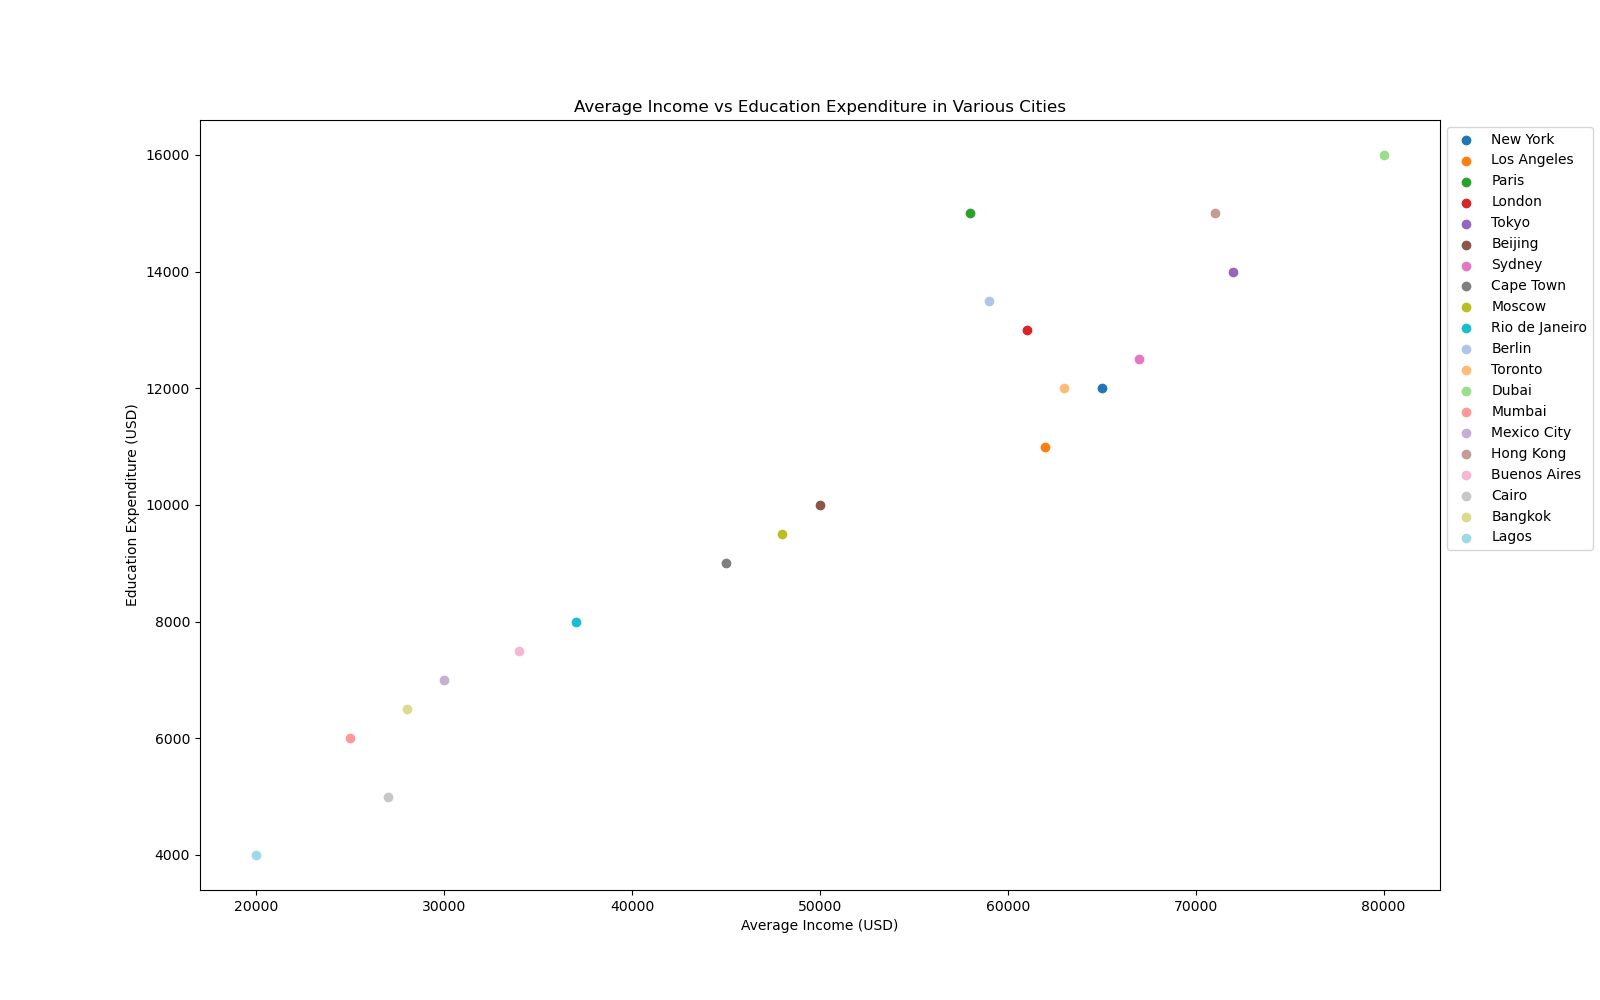

Recreate this plot in Python.

import matplotlib.pyplot as plt

city = ["New York", "Los Angeles", "Paris", "London", "Tokyo", "Beijing", "Sydney", "Cape Town", "Moscow", "Rio de Janeiro", "Berlin", "Toronto", "Dubai", "Mumbai", "Mexico City", "Hong Kong", "Buenos Aires", "Cairo", "Bangkok", "Lagos"]
average_income = [65000, 62000, 58000, 61000, 72000, 50000, 67000, 45000, 48000, 37000, 59000, 63000, 80000, 25000, 30000, 71000, 34000, 27000, 28000, 20000]
education_expenditure = [12000, 11000, 15000, 13000, 14000, 10000, 12500, 9000, 9500, 8000, 13500, 12000, 16000, 6000, 7000, 15000, 7500, 5000, 6500, 4000]
colors = ['#1F77B4', '#FF7F0E', '#2CA02C', '#D62728', '#9467BD', '#8C564B', '#E377C2', '#7F7F7F', '#BCBD22', '#17BECF', '#AEC7E8', '#FFBB78', '#98DF8A', '#FF9896', '#C5B0D5', '#C49C94', '#F7B6D2', '#C7C7C7', '#DBDB8D', '#9EDAE5']

plt.figure(figsize=(16, 10))

for i in range(len(city)):
    plt.scatter(average_income[i], education_expenditure[i], color=colors[i], label=city[i])

plt.title('Average Income vs Education Expenditure in Various Cities')
plt.xlabel('Average Income (USD)')
plt.ylabel('Education Expenditure (USD)')
plt.legend(loc='upper left', bbox_to_anchor=(1,1))

plt.show()
